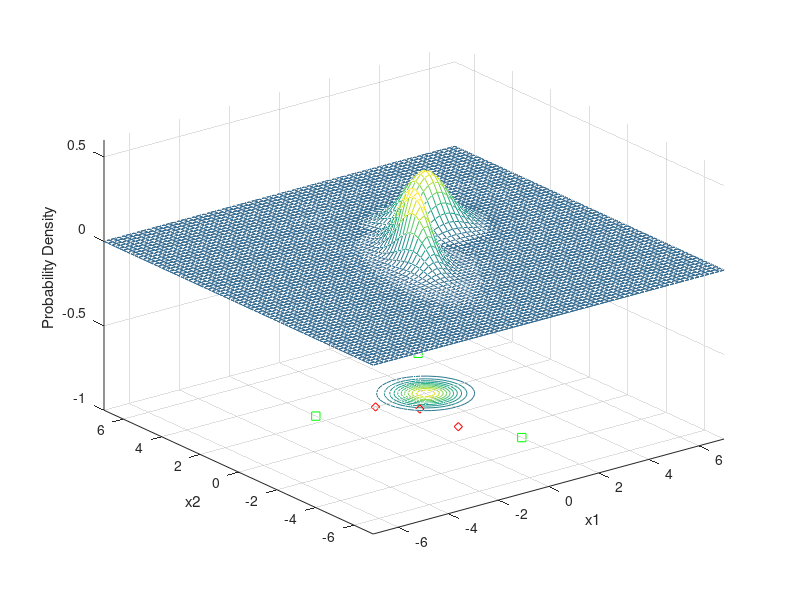

This chart was generated by the following MATLAB code: (Note: this script raises an error after producing the figure.)
clc;
clear;

x1 = -7:.2:7;
x2 = -7:.2:7;
[X1,X2] = meshgrid(x1,x2); 

mu1 = [0 0];
Sigma1 = [.25 .3; .3 1];
F1 = mvnpdf([X1(:) X2(:)],mu1,Sigma1); 
F1 = reshape(F1,length(x2),length(x1));
meshc(X1,X2,F1);
axis([-7 7 -7 7 -1.0 .6])
xlabel('x1'); ylabel('x2'); zlabel('Probability Density');
hold on;

mu2 = [2 2];
Sigma2 = [.5 .0; 0 .5];
F2 = mvnpdf([X1(:) X2(:)],mu2,Sigma2);
F2 = reshape(F2,length(x2),length(x1));
meshc(X1,X2,F2);
axis([-7 7 -7 7 -1.0 .6])
xlabel('x1'); ylabel('x2'); zlabel('Probability Density');

caxis([min(F2(:))-.5*range(F2(:)),max(F2(:))]);


%task 1 and 2
x = [1 1; 1 -1; 4 5; -2 2.5; 0 2; 2 -3];

for n=1:6
g1 = -log(2*pi)-0.5*log(det(Sigma1))-0.5*(x(n,:)'-mu1')'*inv(Sigma1)*(x(n,:)'-mu1')+log(0.5);
g2 = -log(2*pi)-0.5*log(det(Sigma2))-0.5*(x(n,:)'-mu2')'*inv(Sigma2)*(x(n,:)'-mu2')+log(0.5);

if g1>g2
    plot3(x(n,1),x(n,2),-1.0,'rd');
else
    plot3(x(n,1),x(n,2),-1.0,'gs');
end
end

syms x1 x2;
g1 = -log(2*pi) - 0.5*log(det(Sigma1)) - 0.5*([x1;x2]-mu1')'*(Sigma1^-1)*([x1;x2]-mu1') + log(0.5);
g2 = -log(2*pi) - 0.5*log(det(Sigma2)) - 0.5*([x1;x2]-mu2')'*(Sigma2^-1)*([x1;x2]-mu2') + log(0.5);
g = g1 - g2;
L3=ezplot(g, [ [-10,10], [-10,10] ]);     
